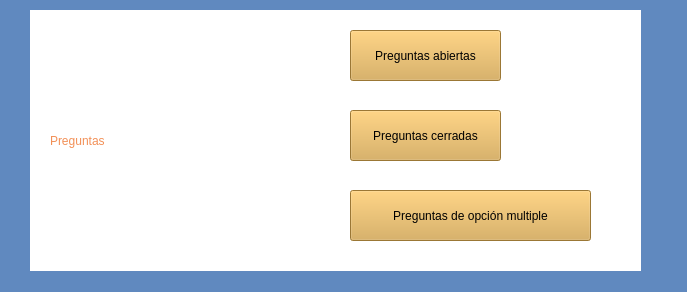
<?xml version="1.0" encoding="UTF-8"?>
<ui version="4.0">
 <class>menuCursos</class>
 <widget class="QMainWindow" name="menuCursos">
  <property name="geometry">
   <rect>
    <x>0</x>
    <y>0</y>
    <width>687</width>
    <height>292</height>
   </rect>
  </property>
  <property name="windowTitle">
   <string>MainWindow</string>
  </property>
  <property name="styleSheet">
   <string notr="true">background-color: rgb(96, 137, 191);</string>
  </property>
  <widget class="QWidget" name="centralwidget">
   <widget class="QLabel" name="label">
    <property name="geometry">
     <rect>
      <x>30</x>
      <y>10</y>
      <width>611</width>
      <height>261</height>
     </rect>
    </property>
    <property name="styleSheet">
     <string notr="true">background-color: rgb(255, 255, 255);</string>
    </property>
    <property name="text">
     <string/>
    </property>
   </widget>
   <widget class="QLabel" name="label_2">
    <property name="geometry">
     <rect>
      <x>50</x>
      <y>110</y>
      <width>231</width>
      <height>61</height>
     </rect>
    </property>
    <property name="styleSheet">
     <string notr="true">font: 700 28pt &quot;Segoe UI&quot;;
background-color: rgb(255, 255, 255);
color: rgb(242, 144, 87);</string>
    </property>
    <property name="text">
     <string>Preguntas</string>
    </property>
   </widget>
   <widget class="QPushButton" name="botonPreguntasAbiertas">
    <property name="geometry">
     <rect>
      <x>350</x>
      <y>30</y>
      <width>151</width>
      <height>51</height>
     </rect>
    </property>
    <property name="styleSheet">
     <string notr="true">font: 700 12pt &quot;Segoe UI&quot;;
background-color: rgb(217, 167, 74);</string>
    </property>
    <property name="text">
     <string>Preguntas abiertas</string>
    </property>
   </widget>
   <widget class="QLabel" name="label_5">
    <property name="geometry">
     <rect>
      <x>60</x>
      <y>370</y>
      <width>401</width>
      <height>61</height>
     </rect>
    </property>
    <property name="styleSheet">
     <string notr="true">background-color: rgba(0, 0, 0, 0);
font: 700 14pt &quot;Segoe UI&quot;;</string>
    </property>
    <property name="text">
     <string/>
    </property>
   </widget>
   <widget class="QPushButton" name="botonPreguntasCerradas">
    <property name="geometry">
     <rect>
      <x>350</x>
      <y>110</y>
      <width>151</width>
      <height>51</height>
     </rect>
    </property>
    <property name="styleSheet">
     <string notr="true">font: 700 12pt &quot;Segoe UI&quot;;
background-color: rgb(217, 167, 74);</string>
    </property>
    <property name="text">
     <string>Preguntas cerradas</string>
    </property>
   </widget>
   <widget class="QPushButton" name="botonPreguntasOpcionMultiple">
    <property name="geometry">
     <rect>
      <x>350</x>
      <y>190</y>
      <width>241</width>
      <height>51</height>
     </rect>
    </property>
    <property name="styleSheet">
     <string notr="true">font: 700 12pt &quot;Segoe UI&quot;;
background-color: rgb(217, 167, 74);</string>
    </property>
    <property name="text">
     <string>Preguntas de opción multiple</string>
    </property>
   </widget>
  </widget>
 </widget>
 <resources/>
 <connections/>
</ui>
